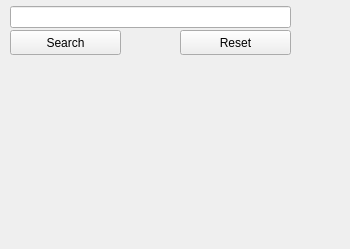
         <widget class="QWidget" name="page">
          <property name="geometry">
           <rect>
            <x>0</x>
            <y>0</y>
            <width>350</width>
            <height>249</height>
           </rect>
          </property>
          <attribute name="icon">
           <iconset resource="resources.qrc">
            <normaloff>:/icons/ic_menu_search.png</normaloff>:/icons/ic_menu_search.png</iconset>
          </attribute>
          <attribute name="label">
           <string>Search</string>
          </attribute>
          <widget class="QWidget" name="layoutWidget">
           <property name="geometry">
            <rect>
             <x>10</x>
             <y>0</y>
             <width>281</width>
             <height>34</height>
            </rect>
           </property>
           <layout class="QHBoxLayout" name="horizontalLayout">
            <item>
             <widget class="QLineEdit" name="txt_search">
              <property name="text">
               <string/>
              </property>
             </widget>
            </item>
           </layout>
          </widget>
          <widget class="QPushButton" name="bt_reset">
           <property name="geometry">
            <rect>
             <x>180</x>
             <y>30</y>
             <width>111</width>
             <height>25</height>
            </rect>
           </property>
           <property name="text">
            <string>Reset</string>
           </property>
          </widget>
          <widget class="QPushButton" name="bt_search">
           <property name="geometry">
            <rect>
             <x>10</x>
             <y>30</y>
             <width>111</width>
             <height>25</height>
            </rect>
           </property>
           <property name="text">
            <string>Search</string>
           </property>
          </widget>
         </widget>
